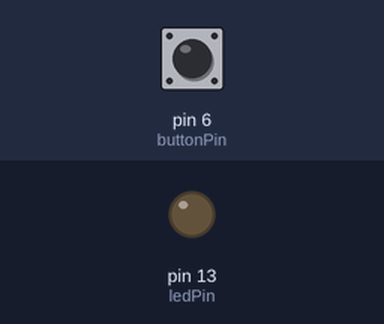
This sketch was run on a simulated Arduino Uno, built with avr-gcc and run on an emulated ATmega328P. Shown: output pins drawn as LEDs (lit = HIGH). Dashed ring = blinking. Inputs (shaded band) come from the test bench; at power-on: pin 6 (buttonPin) HIGH.

Above: at 1.2 s.
1.3 s: pin 6 (buttonPin) pulled LOW for 3.2 s
At 1.7 s:
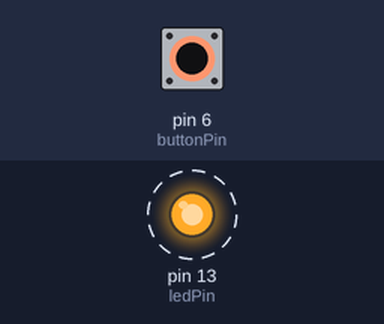
Timing chart, 0 to 6.3 s (numbered marks = the images above; inputs shaded):
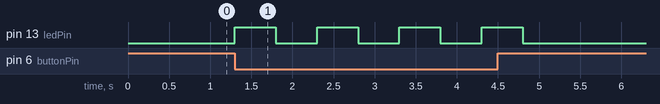

The sketch:

___.ino
```cpp
const int ledPin = 13;
const int buttonPin = 6;

void setup() {
  pinMode(ledPin, OUTPUT);
  pinMode(buttonPin, INPUT_PULLUP);
}

void loop() {
  if (digitalRead(buttonPin) == LOW) {
    digitalWrite(ledPin, HIGH);
    delay(500);
    digitalWrite(ledPin, LOW);
    delay(500);
  } else {
    digitalWrite(ledPin, LOW);
  }
}
```

Measured:
- after the input at 1.3 s, pin 13 (ledPin): alternates HIGH for 0.50 s and LOW for 0.50 s, 8 changes in all, then stays LOW, starting at once
